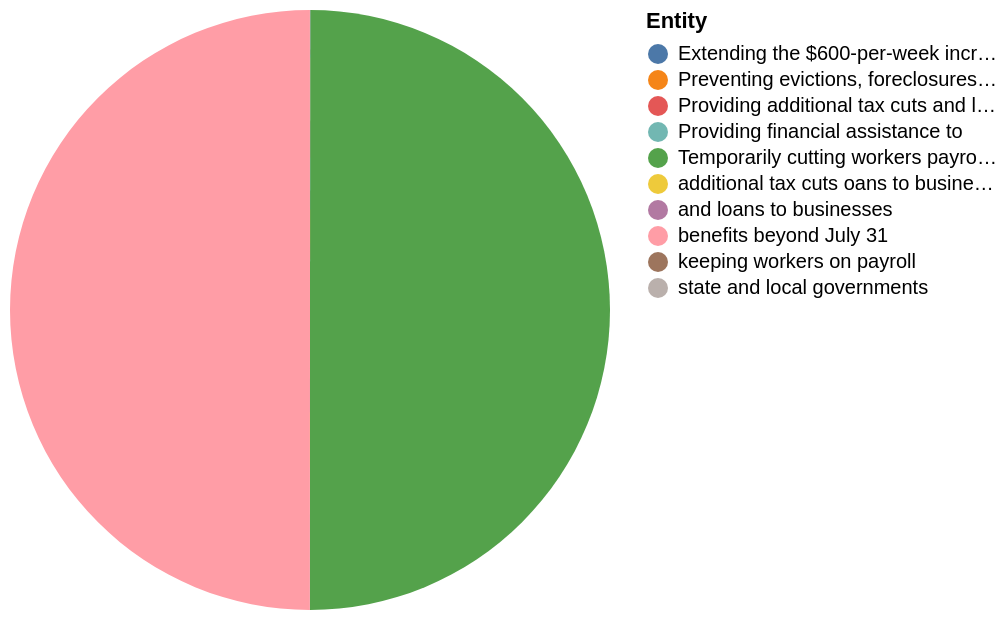

Express this chart as Vega-Lite.
### Vega-Lite specification from a JSON file in a GitHub repository (floating-point values rounded to 4 significant figures)
{"$schema": "https://vega.github.io/schema/vega-lite/v5.json", "description": "Pie chart auto-generated from CSV", "data": {"values": [{"Entity": "Temporarily cutting workers payroll Social Security and Medicare taxes", "Strongly Strongly oppose favor": "314620", "Somewhat oppose": "46", "Somewhat favor": "20", "Strongly favor": "26"}, {"Entity": "benefits beyond July 31", "Strongly Strongly oppose favor": "314620", "Somewhat oppose": "0", "Somewhat favor": "0", "Strongly favor": "0"}, {"Entity": "Extending the $600-per-week increase in unemployment", "Strongly Strongly oppose favor": "39", "Somewhat oppose": "20", "Somewhat favor": "19", "Strongly favor": "27"}, {"Entity": "state and local governments", "Strongly Strongly oppose favor": "23", "Somewhat oppose": "9", "Somewhat favor": "14", "Strongly favor": "39"}, {"Entity": "Providing financial assistance to", "Strongly Strongly oppose favor": "23", "Somewhat oppose": "9", "Somewhat favor": "14", "Strongly favor": "39"}, {"Entity": "keeping workers on payroll", "Strongly Strongly oppose favor": "0", "Somewhat oppose": "0", "Somewhat favor": "0", "Strongly favor": "0"}, {"Entity": "and loans to businesses", "Strongly Strongly oppose favor": "11", "Somewhat oppose": "8", "Somewhat favor": "42", "Strongly favor": "45"}, {"Entity": "additional tax cuts oans to businesses", "Strongly Strongly oppose favor": "11", "Somewhat oppose": "8", "Somewhat favor": "42", "Strongly favor": "45"}, {"Entity": "Providing additional tax cuts and loans to businesses", "Strongly Strongly oppose favor": "11", "Somewhat oppose": "8", "Somewhat favor": "42", "Strongly favor": "45"}, {"Entity": "Preventing evictions, foreclosures on those who have lost jobs or income", "Strongly Strongly oppose favor": "12", "Somewhat oppose": "12", "Somewhat favor": "12", "Strongly favor": "3"}]}, "mark": "arc", "encoding": {"theta": {"field": "Strongly Strongly oppose favor", "type": "quantitative"}, "color": {"field": "Entity", "type": "nominal"}}}
